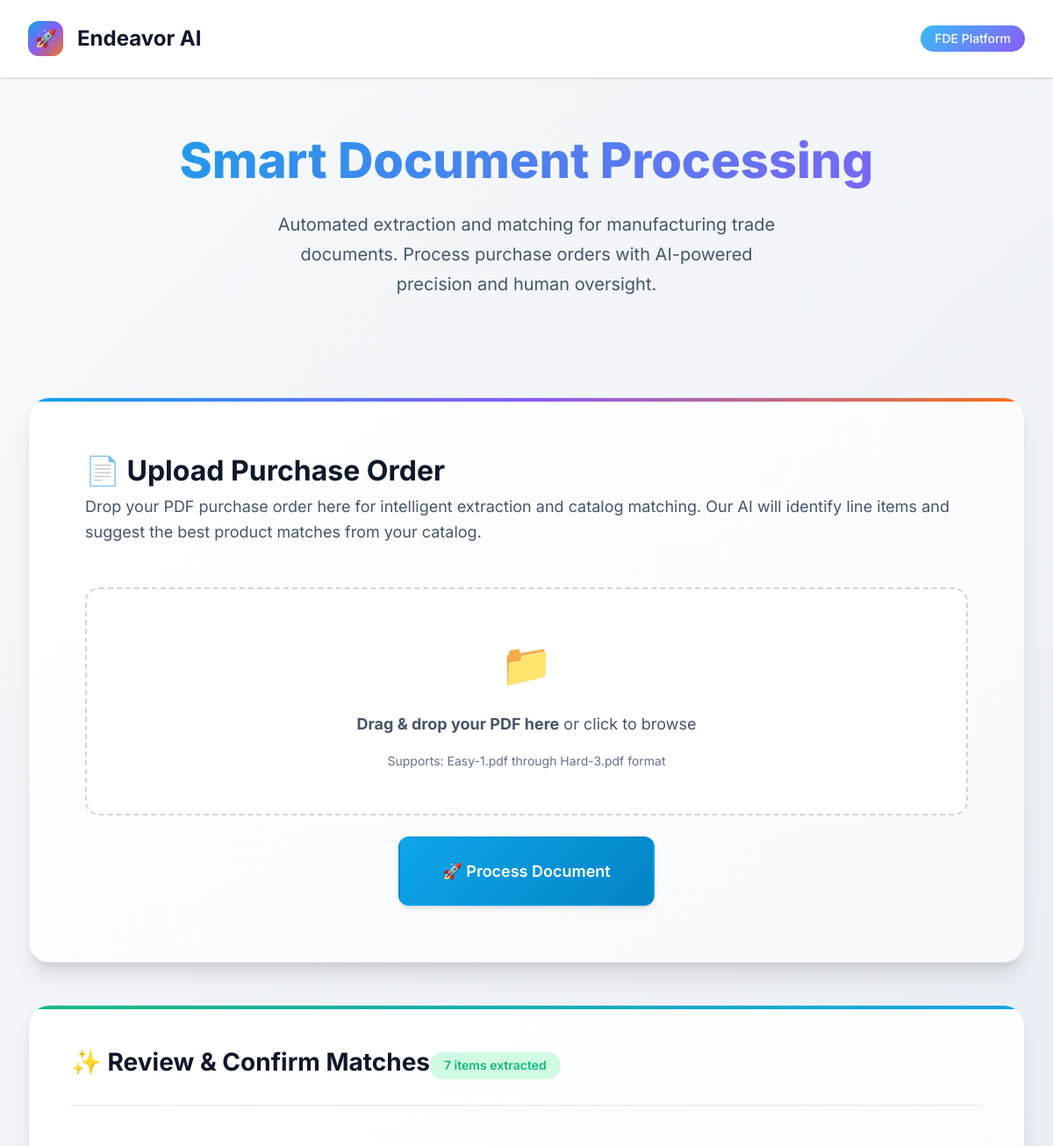
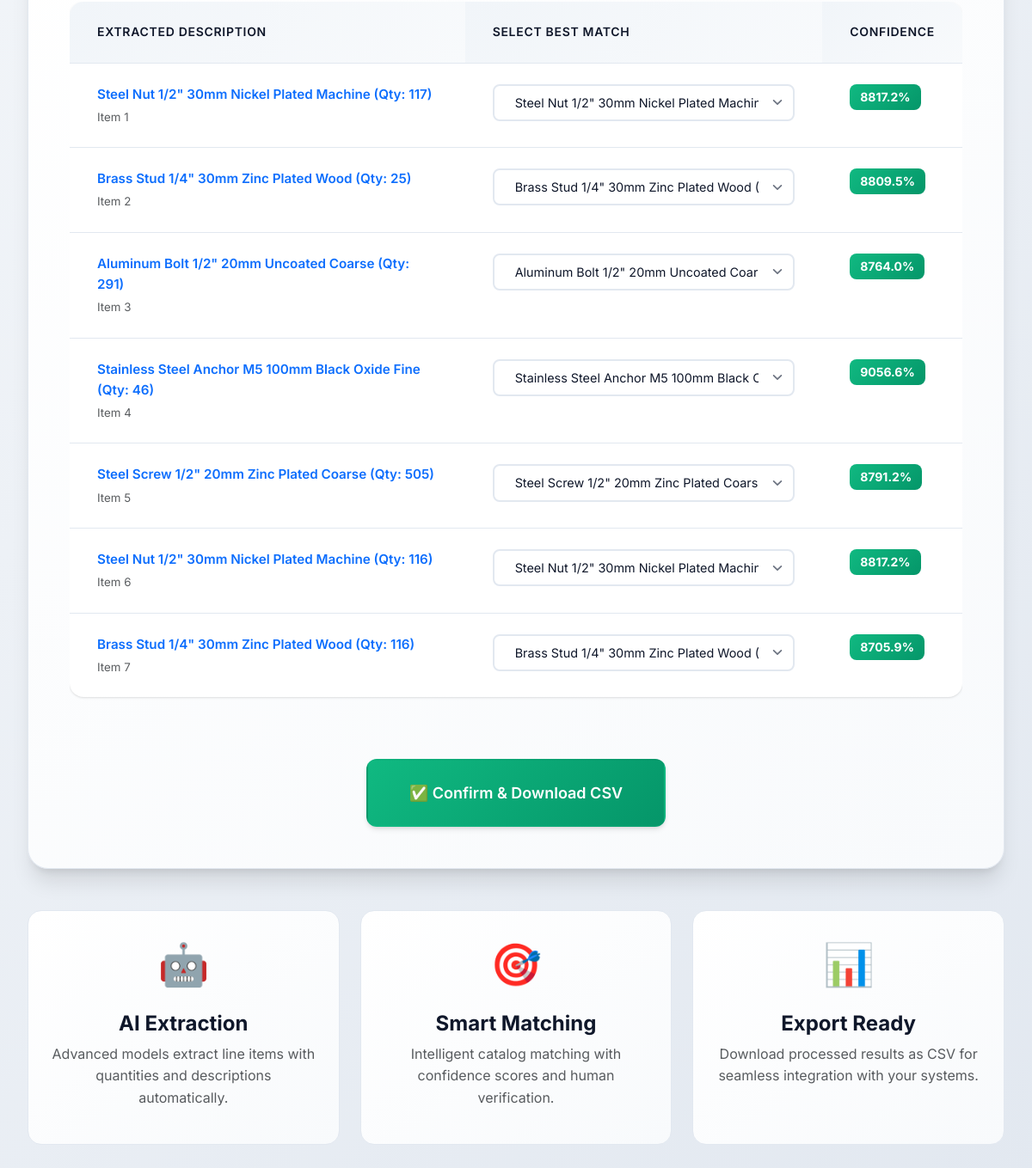
The app's page /review/5 with its own data (2 pictures, top to bottom).
### tables this page shows
CREATE TABLE line_items (
        id           INTEGER PRIMARY KEY AUTOINCREMENT,
        document_id  INTEGER,
        description  TEXT,
        raw_index    INTEGER,
        FOREIGN KEY(document_id) REFERENCES documents(id)
    );

### app.py (the view)
@app.route("/review/<int:doc_id>")
def review(doc_id: int):
    conn = db_conn()
    c = conn.cursor()
    items = c.execute(
        "SELECT * FROM line_items WHERE document_id=?", (doc_id,)
    ).fetchall()
    for itm in items:
        if not c.execute(
            "SELECT 1 FROM matches WHERE line_item_id=?", (itm["id"],)
        ).fetchone():
            resp = requests.get(
                MATCH_ENDPOINT,
                params={"query": itm["description"], "limit": 5},
            )
            resp.raise_for_status()
            matches = resp.json()
            choices = [{"name": m["match"], "score": m["score"]} for m in matches]
            c.execute(
                "INSERT INTO matches(line_item_id, choice_json) VALUES(?,?)",
                (itm["id"], json.dumps(choices)),
            )
    conn.commit()
    payload: List[Dict[str, Any]] = []
    for itm in items:
        m = c.execute(
            "SELECT * FROM matches WHERE line_item_id=?", (itm["id"],)
        ).fetchone()
        payload.append(
            {
                "match_id": m["id"],
                "description": itm["description"],
                "choices": json.loads(m["choice_json"]),
                "confirmed": m["confirmed_id"],
            }
        )
    return render_template(
        "index.html", REVIEW_DATA={"doc_id": doc_id, "rows": payload}
    )

### app.py (called while the page is built)
def _current_db_path() -> str:
    return os.getenv("DB_PATH", DEFAULT_DB_PATH)

def db_conn() -> sqlite3.Connection:
    db_path = _current_db_path()
    os.makedirs(os.path.dirname(db_path) or ".", exist_ok=True)
    connection = sqlite3.connect(db_path)
    connection.row_factory = sqlite3.Row
    connection.execute("PRAGMA foreign_keys = ON;")
    LOG.debug("Opened SQLite connection to %s", db_path)
    return connection

### templates/index.html (shortened to what this page needs)
{% extends 'layout.html' %}
{% block header %}Smart Document Processing{% endblock %}
{% block content %}
  <section class="upload-section fade-in">
    <h2>📄 Upload Purchase Order</h2>
    <p>Drop your PDF purchase order here for intelligent extraction and catalog matching. Our AI will identify line items and suggest the best product matches from your catalog.</p>
    <form action="/upload" method="post" enctype="multipart/form-data" id="upload-form">
      <div class="file-upload-area" id="file-drop-area">
        <div class="upload-icon">📁</div>
        <div class="upload-text">
          <strong>Drag & drop your PDF here</strong> or click to browse
        </div>
        <div class="upload-hint">
          Supports: Easy-1.pdf through Hard-3.pdf format
        </div>
      </div>
      <div class="text-center mt-4">
        <button type="submit" class="btn btn-primary btn-lg" id="upload-btn">
          <span class="btn-text">🚀 Process Document</span>
        </button>
      </div>
    </form>
  </section>
  {% if REVIEW_DATA %}
  <section class="review-section slide-up">
    <div class="review-header">
      <h2 class="review-title">
        ✨ Review & Confirm Matches
      </h2>
      <span class="review-badge">{{ REVIEW_DATA.rows|length }} items extracted</span>
    </div>
    <form method="post" action="/confirm/{{ REVIEW_DATA.doc_id }}" id="review-form">
      <div class="table-responsive">
        <table class="modern-table">
          <thead>
            <tr>
              <th>Extracted Description</th>
              <th>Select Best Match</th>
              <th>Confidence</th>
            </tr>
          </thead>
          <tbody>
            {% for row in REVIEW_DATA.rows %}
            <tr>
              <td>
                <div class="fw-semibold text-primary">{{ row.description }}</div>
                <div class="text-muted small mt-1">Item {{ loop.index }}</div>
              </td>
              <td>
                <select class="modern-select" name="confirmed_{{ row.index }}" required>
                                     {% for choice in row.choices %}
                   <option value="{{ loop.index0 }}"
                     {% if loop.index0 == 0 %}selected{% endif %}>
                     {{ choice.name }} ({{ "%.1f"|format(choice.score * 100) }}% match)
                   </option>
                   {% endfor %}
                </select>
              </td>
                             <td>
                 {% if row.choices %}
                   {% set best_score = row.choices[0].score %}
                   <span class="badge {% if best_score > 0.9 %}bg-success{% elif best_score > 0.7 %}bg-warning{% else %}bg-secondary{% endif %}">
                     {{ "%.1f"|format(best_score * 100) }}%
                   </span>
                 {% endif %}
               </td>
            </tr>
            {% endfor %}
          </tbody>
        </table>
      </div>
      <div class="text-center mt-4">
        <button type="submit" class="btn btn-success btn-lg">
          ✅ Confirm & Download CSV
        </button>
      </div>
    </form>
  </section>
  {% endif %}
  <section class="features-section mt-5">
    <div class="row g-4">
      <div class="col-md-4">
        <div class="feature-card text-center p-4">
          <div class="feature-icon mb-3">🤖</div>
          <h4 class="fw-bold">AI Extraction</h4>
          <p class="text-muted">Advanced models extract line items with quantities and descriptions automatically.</p>
        </div>
      </div>
      <div class="col-md-4">
        <div class="feature-card text-center p-4">
          <div class="feature-icon mb-3">🎯</div>
          <h4 class="fw-bold">Smart Matching</h4>
          <p class="text-muted">Intelligent catalog matching with confidence scores and human verification.</p>
        </div>
      </div>
      <div class="col-md-4">
        <div class="feature-card text-center p-4">
          <div class="feature-icon mb-3">📊</div>
          <h4 class="fw-bold">Export Ready</h4>
          <p class="text-muted">Download processed results as CSV for seamless integration with your systems.</p>
        </div>
      </div>
    </div>
  </section>
{% endblock %}

### templates/layout.html (shortened to what this page needs)
<!DOCTYPE html>
<html lang="en">
<head>
  <link href="https://cdn.jsdelivr.net/npm/bootstrap@5.3.2/dist/css/bootstrap.min.css" rel="stylesheet" />
  <link href="/static/styles.css" rel="stylesheet" />
</head>
<body>
  <div class="main-container">
    <header class="app-header">
      <div class="header-content">
        <a href="/" class="logo">
          <div class="logo-icon">🚀</div>
          <span>Endeavor AI</span>
        </a>
        <div class="nav-badge">FDE Platform</div>
      </div>
    </header>
    <section class="hero-section">
      <h1 class="hero-title">
        {% block header %}Transform Documents with AI{% endblock %}
      </h1>
      <p class="hero-subtitle">
        Automated extraction and matching for manufacturing trade documents.
        Process purchase orders with AI-powered precision and human oversight.
      </p>
    </section>
    <main class="content-wrapper">
      {% block content %}{% endblock %}
    </main>
  </div>
</body>
</html>

### templates/index.html (style rules this page uses)
.feature-card { background: var(--gradient-card); border: 1px solid var(--border-light); border-radius: var(--radius-xl); transition: all 0.3s ease; height: 100%; }
.feature-icon { font-size: 3rem; }
.features-section { margin-top: var(--space-3xl); }
.badge { font-size: 0.875rem; padding: 0.5rem 0.75rem; border-radius: var(--radius-md); }
.bg-success { background: linear-gradient(135deg, var(--success-green), #059669) !important; }

### records on screen
line_items: description "Steel Nut 1/2\" 30mm Nickel Plated Machine (Qty: 117)", best_score "8817.2"
line_items: description "Brass Stud 1/4\" 30mm Zinc Plated Wood (Qty: 25)", best_score "8809.5"
line_items: description "Aluminum Bolt 1/2\" 20mm Uncoated Coarse (Qty: 291)", best_score "8764.0"
line_items: description "Stainless Steel Anchor M5 100mm Black Oxide Fine (Qty: 46)", best_score "9056.6"
line_items: description "Steel Screw 1/2\" 20mm Zinc Plated Coarse (Qty: 505)", best_score "8791.2"
line_items: description "Steel Nut 1/2\" 30mm Nickel Plated Machine (Qty: 116)", best_score "8817.2"
line_items: description "Brass Stud 1/4\" 30mm Zinc Plated Wood (Qty: 116)", best_score "8705.9"

### other values on screen
{{ REVIEW_DATA.rows|length }} "7"
form field confirmed_ "Steel Nut 1/2\" 30mm Nickel Plated Machine (8817.2% match)"
form field confirmed_ "Brass Stud 1/4\" 30mm Zinc Plated Wood (8809.5% match)"
form field confirmed_ "Aluminum Bolt 1/2\" 20mm Uncoated Coarse (8764.0% match)"
form field confirmed_ "Stainless Steel Anchor M5 100mm Black Oxide Fine (9056.6% match)"
form field confirmed_ "Steel Screw 1/2\" 20mm Zinc Plated Coarse (8791.2% match)"
form field confirmed_ "Brass Stud 1/4\" 30mm Zinc Plated Wood (8705.9% match)"
